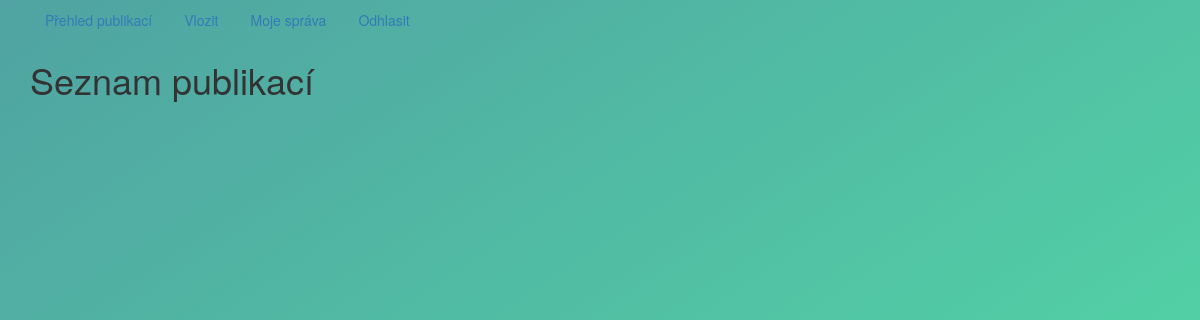
Page /main/ on the earlier database version.
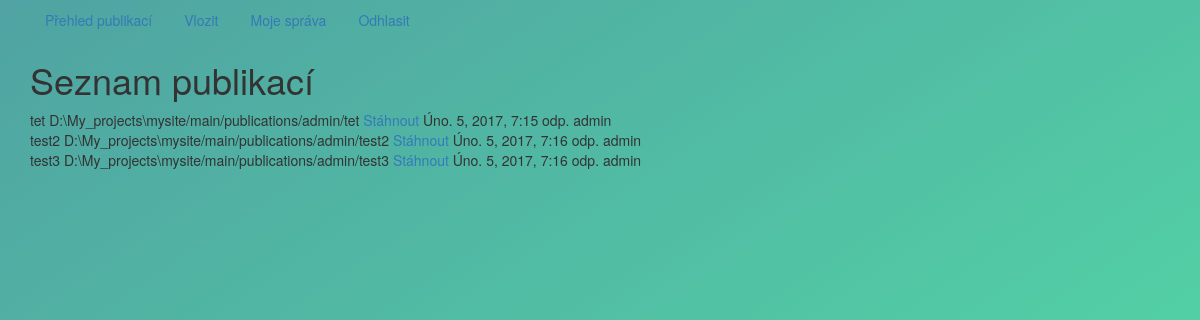
Same page on the later database version.
### main/models.py (models this page shows)
class file_record(models.Model):
    file_name = models.CharField(max_length=255)
    owner = models.ForeignKey(User, on_delete=models.CASCADE)
    date = models.DateTimeField(auto_now_add=True)
    path = models.CharField(max_length=255)

### main/views.py (the view)
def Main(request):
    results = file_record.objects.all()
    return render(request, 'main/file_list.html', {'results': results})

### main/templates/main/file_list.html (shortened to what this page needs)
{% extends "base.html" %}
{% block head %}Seznam publikací{% endblock %}
{% block content %}
    {% for item in results %}
        {{ item.file_name }}
        {{ item.path }}
        <a href="{{ item.path }}">Stáhnout</a>
        {{ item.date }}
        {{ item.owner }}
        <br>
    {% endfor %}
{% endblock %}

### main/templates/base.html (shortened to what this page needs)
<!DOCTYPE html PUBLIC "-//W3C//DTD XHTML 1.0 Transitional//EN" "http://www.w3.org/TR/xhtml1/DTD/xhtml1-transitional.dtd">
{% load staticfiles %}
<html>
<head>
    <link rel="stylesheet" type="text/css" href=" {% static 'main/base.css' %}">
    <link rel="stylesheet" type="text/css" href=" {% static 'bootstrap/css/bootstrap.min.css'%}">
</head>
<body>
    <div class="wrapper ">
        <div class="container">
        <ul class="nav nav-pills">
          <li role="presentation" ><a href="/main/">Přehled publikací</a></li>
          <li role="presentation"><a href="/main/insert/">Vlozit</a></li>
          <li role="presentation"><a href="/main/overview/">Moje správa</a></li>
          <li role="presentation"><a href="/polls/logout/">Odhlasit</a></li>
        </ul>
            <h1>{% block head %}{% endblock %}</h1>
            {% block content %}{% endblock %}
        </div>
    </div>
</body>
</html>

### main/static/main/base.css (style rules this page uses)
* { box-sizing: border-box; margin: 0; padding: 0; font-weight: 300; }
body { font-family: 'Source Sans Pro', sans-serif; color: white; font-weight: 300; }
.wrapper { background: #50a3a2; background: -webkit-linear-gradient(top left, #50a3a2 0%, #53e3a6 100%); background: linear-gradient(to bottom right, #50a3a2 0%, #53e3a6 100%); position: absolute; left: 0; width: 100%; height: 100%; }

Differences in the rows shown:
added file_record: file_name "tet", path "D:\\My_projects\\mysite/main/publications/admin/tet", date "Úno. 5, 2017, 7:15 odp.", owner "admin"
added file_record: file_name "test2", path "D:\\My_projects\\mysite/main/publications/admin/test2", date "Úno. 5, 2017, 7:16 odp.", owner "admin"
added file_record: file_name "test3", path "D:\\My_projects\\mysite/main/publications/admin/test3", date "Úno. 5, 2017, 7:16 odp.", owner "admin"
